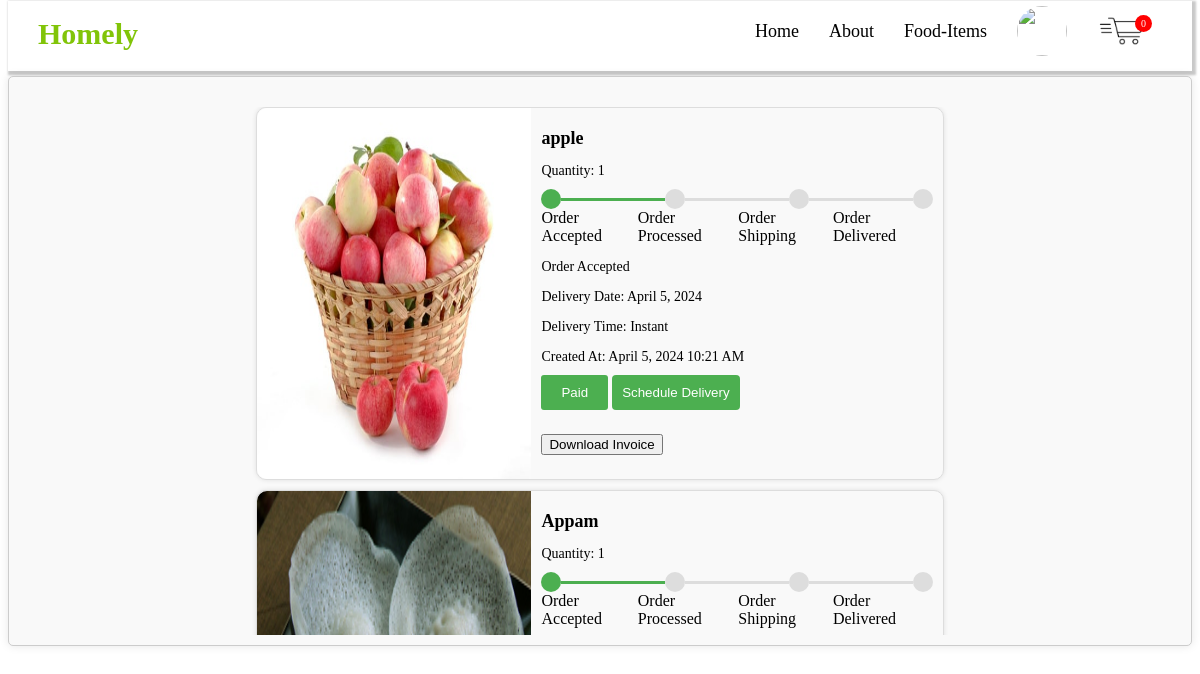
/user/order_purchase.php (signed in), run on the app's committed database.
### tables this page shows
CREATE TABLE `tbl_orders` (
  `order_id` int(11) NOT NULL,
  `fk_preid` int(11) NOT NULL,
  `user_id` int(11) DEFAULT NULL,
  `order_date` timestamp NOT NULL DEFAULT current_timestamp(),
  `order_status` varchar(50) DEFAULT NULL
);

CREATE TABLE `tbl_products` (
  `product_id` int(11) NOT NULL,
  `product_name` varchar(255) NOT NULL,
  `price` int(11) NOT NULL,
  `category_id` int(11) NOT NULL,
  `photo_path` varchar(255) DEFAULT NULL,
  `stock` int(11) NOT NULL DEFAULT 0,
  `fk_regid` int(11) NOT NULL,
  `p_status` int(11) NOT NULL DEFAULT 1
);

CREATE TABLE `tbl_order_details` (
  `id` int(11) NOT NULL,
  `product_id` int(11) DEFAULT NULL,
  `quantity` int(11) DEFAULT NULL,
  `price` decimal(10,2) DEFAULT NULL
);

### user/order_purchase.php (the view, shortened to what this page needs)
<?php
require('../Connect_database.php');
$userid = $_SESSION['userid'];
function isPaymentCompleted($orderID)
{
    global $conn;
    $sql = "SELECT * FROM tbl_transactions WHERE order_id = $orderID AND payment_status = 'completed'";
    $result = $conn->query($sql);
    return $result->num_rows > 0;
}
?>
<!DOCTYPE html>
<html lang="en">
<head>
    <link rel="stylesheet" href="../style1.css">
    <link rel="stylesheet" href="../style.css">
</head>
<body>
    <nav>
        <div class="wrapper">
            <div class="logo"><a href="#">Homely</a></div>
            <ul class="nav-links">
                <li><a href="./index.php">Home</a></li>
                <li><a href="about.php">About</a></li>
                <li>
                    <a href="food-items.php" class="desktop-item">Food-Items</a>
                </li>
                <li class="user-dropdown">
                    <div class="user-photo-container">
                    <a href="user.php">
                            <img src="<?php echo $_SESSION['photo_path']; ?>" alt="" id="cart">
                        </a>
                    </div>
                </li>
                <li><a href="cart.php"><img src="../img/cart.png" alt="" id="userimg">
            <?php
            $sql = "SELECT COUNT(*) AS cart_count FROM tbl_cart where  fk_regid='$userid'";
            if ($result = $conn->query($sql)) {
              $row = $result->fetch_assoc();
            ?>
              <span id="cart-count"><sup id="count">
                  <?php echo $row['cart_count']; ?>
                </sup></span>
            <?php
            } else {
            ?>
              <span id="cart-count"><sup id="count">
                  <?php echo 0 ?>
                </sup></span>
            <?php
            }
            ?>
          </a></li>
            </ul>
        </div>
    </nav>
    <div class="container">
        <?php
        $sql = "SELECT *
        FROM tbl_orders AS o
        JOIN tbl_order_details AS pre ON o.fk_preid = pre.id
        JOIN tbl_products AS p ON pre.product_id = p.product_id
        WHERE o.user_id = '$userid' order by o.order_date desc";
        if ($result = $conn->query($sql)) {
            if ($result->num_rows > 0) {
        ?>
                <div class="content">
                    <?php
                    while ($row = $result->fetch_assoc()) {
                        $status = $row['order_status'];
                        $order_id=$row['order_id'];
                        $quantity     =$row['quantity'];
                        $product_name  =$row['product_name'];
                        $price        =$row['price'];
                    ?>
                        <div class="item" data-product-id="<?php echo $row['product_id']; ?>">
                            <img src="../products-images/<?php echo $row['photo_path']; ?>" alt="Product 1">
                            <div class="item-content">
                                <h4><?php echo $row['product_name']; ?></h4>
                                <p>Quantity: <?php echo $row['quantity']; ?></p>
                                <div class="progress-tracker">
                                    <?php
                                    $statusLabels = array("Order Accepted", "Order Processed", "Order Shipping", "Order Delivered");
                                    for ($i = 0; $i < 4; $i++) {
                                        $activeClass = ($status > $i) ? 'active' : '';
                                        echo '<div class="point ' . $activeClass . '" title="' . $statusLabels[$i] . '"></div>';
                                        if ($i < 3) {
                                            echo '<div class="bar ' . $activeClass . '"></div>';
                                        }
                                            ?>
                                            <?php
                                    }
                                    ?><br>
                                </div>
                                <div id="mo" style="display:flex;">
                                <span class="label" style="display:block;"> Order Accepted </span>
                                <span class="label" style="display:block;"> Order Processed</span>
                                <span class="label" style="display:block;"> Order Shipping </span>
                                <span class="label" style="display:block;"> Order Delivered</span>
                                </div>
                                <p><?php echo $statusLabels[$status - 1]; ?></p>
                                <p>Delivery Date: <?php echo date('F j, Y', strtotime($row['order_date'])); ?></p>
                                <p>Delivery Time: <?php echo 'Instant' ?></p>
                                <p>Created At: <?php echo date('F j, Y h:i A', strtotime($row['order_date'])); ?></p>
                                <?php
                                $paymentCompleted = isPaymentCompleted($row['order_id']);
                                if (!$paymentCompleted) {
                                ?>
                                    <button class="pay-now-btn" data-price="<?php echo $row['price']; ?>" data-quantity="<?php echo $row['quantity']; ?>" data-orderid="<?php echo $row['order_id']; ?>">Pay Now</button>
                                <?php } elseif ($paymentCompleted) { ?>
                                    <button id="paid">Paid</button>
                                    <?php
                                                                    $isScheduled = isDeliveryScheduled($order_id);
                                                                    if (!$isScheduled) {
                                    ?>
                                    <button id="sch" onclick="openModal(<?php echo $row['order_id']; ?>)">Schedule Delivery</button>
<?php }?>
                                <?php
                                }
                                $rating_inserted = isRatingInserted($userid, $order_id);
                                    ?>
                                <?php
                               $transactionSql = "SELECT * FROM tbl_transactions WHERE order_id = '$order_id'";
                               $transactionResult = $conn->query($transactionSql);
                               if ($transactionResult && $transactionResult->num_rows > 0) {
                                   $transactionRow = $transactionResult->fetch_assoc();
                                   $amount = $transactionRow['amount'];
                                   ?>
                                   <button class="downloadBtn"  data-productamount="<?php echo $amount; ?> "data-quantity="<?php echo $quantity ?>" data-productname="<?php echo $product_name; ?>" data-price="<?php echo $price;?>">Download Invoice</button>
                                   <?php
                               }?>
                            </div>
                        </div>
                    <?php
                    }
                    ?>
                </div>
        <?php
            } else {
                echo "No items found.";
            }
        }
        function isRatingInserted($userid, $order_id) {
            global $conn;
            $sql = "SELECT * FROM tbl_ratings WHERE user_id = '$userid' AND order_id = '$order_id'";
            $result = $conn->query($sql);
            return ($result->num_rows > 0);
        }
        function isDeliveryScheduled($order_id)
        {
            global $conn;
            $sql = "SELECT * FROM tbl_schedule WHERE order_id = '$order_id'";
            $result = $conn->query($sql);
            return ($result->num_rows > 0);
        }
        ?>
    </div>
</body>
</html>

### style1.css (style rules this page uses)
div.content { margin-top: 10px; padding: 1px 16px; height:fit-content; width: 100%; overflow:auto; scrollbar-color:green; scrollbar-width: 100px; }
.content { scrollbar-color: #3498db #f1f1f1; scrollbar-width: thin; }
.content { -ms-overflow-style: none; scrollbar-width: thin; scrollbar-color: #aeb3b6 #f1f1f1; }

### style.css (style rules this page uses)
nav { margin-top:-7px; width: 100%; color: black; background: white; box-sizing: border-box 10px; transition: top 0.3s; box-shadow: #33333344 2px 2px 2px 2px; }
.wrapper { position: relative; max-width: 1300px; padding: 0px 30px; height: 70px; line-height: 70px; margin: auto; display: flex; align-items: center; justify-content: space-between; }
.wrapper .logo a { color: #81C408; font-size: 30px; font-weight: 600; text-decoration: none; }
.wrapper .nav-links { display: inline-flex; }
.nav-links li { list-style: none; }
.nav-links li a { color:black; text-decoration: none; font-size: 18px; font-weight: 500; padding: 9px 15px; border-radius: 5px; transition: all 0.3s ease; }
p { font-weight: 0px; font-size: 15px; }
li a #cart { width: 50px; height: 50px; border-radius: 60px; transform: translateY(10px); }
#userimg { border-radius: 60px; width: 50px; height: 50px; transform: translateY(10px); align-items: center; }

### user/order_purchase.php (style rules this page uses)
input[type="date"], #sch { padding: 10px; margin-bottom: 10px; border: 1px solid #ccc; border-radius: 4px; box-sizing: border-box; }
#sch { background-color: #4CAF50; color: white; border: none; cursor: pointer; padding: 10px; }
.container { top: 2rem; margin: 5px auto; padding: 20px; background-color: #f9f9f9; border: 1px solid #ccc; border-radius: 5px; box-shadow: 0 0 10px rgba(0, 0, 0, 0.1); height: 33rem; }
.content { display: flex; flex-wrap: wrap; }
div.content { height: 100%; padding: 0px; }
.item, .items { width: 60%; display: flex; margin: 0 auto 10px; border: 1px solid #ddd; border-radius: 10px; background-color: #f9f9f9; box-shadow: 0px 0px 5px rgba(0, 0, 0, 0.1); height: fit-content; }
.item img, .items img { width: 40%; border-radius: 10px 0 0 10px; }
.item-content { padding: 10px; text-align: left; flex-grow: 1; position: relative; }
.item h4, .items h4 { margin-top: 10px; font-size: 18px; margin-bottom: 5px; }
.item p, .items p { font-size: 14px; margin-bottom: 10px; }
.progress-tracker { display: flex; justify-content: space-between; margin-top: 10px; }
.point { width: 20px; height: 20px; background-color: #ddd; border-radius: 50%; text-align: center; line-height: 20px; font-weight: bold; color: #333; }
.point.active { background-color: #4caf50; color: white; }
.bar { flex-grow: 1; height: 3px; background-color: #ddd; margin: auto; }
.bar.active, .point.active { background-color: #4caf50; }
#mo { justify-content: space-between; }
.bar.active { animation: fillProgressBar 2s ease forwards; }
#paid { background-color: #4CAF50; color: #fff; padding: 10px 20px; border: none; border-radius: 3px; cursor: pointer; transition: background-color 0.3s; }
#cart-count { position: absolute; top: -12px; right: 40px; color: white; font-size: 12px; }
#cart-count sup { background-color: red; color: white; border-radius: 50%; padding: 3px 6px; }

### data on the page
tbl_orders: tbl_products.photo_path (picture), tbl_products.product_name "apple", tbl_order_details.quantity "1", order_status "Order Accepted", order_date "April 5, 2024", order_date "April 5, 2024 10:21 AM"
tbl_orders: tbl_products.photo_path (picture), tbl_products.product_name "Appam", tbl_order_details.quantity "1"

### other printed values
$row['cart_count'] "0"
